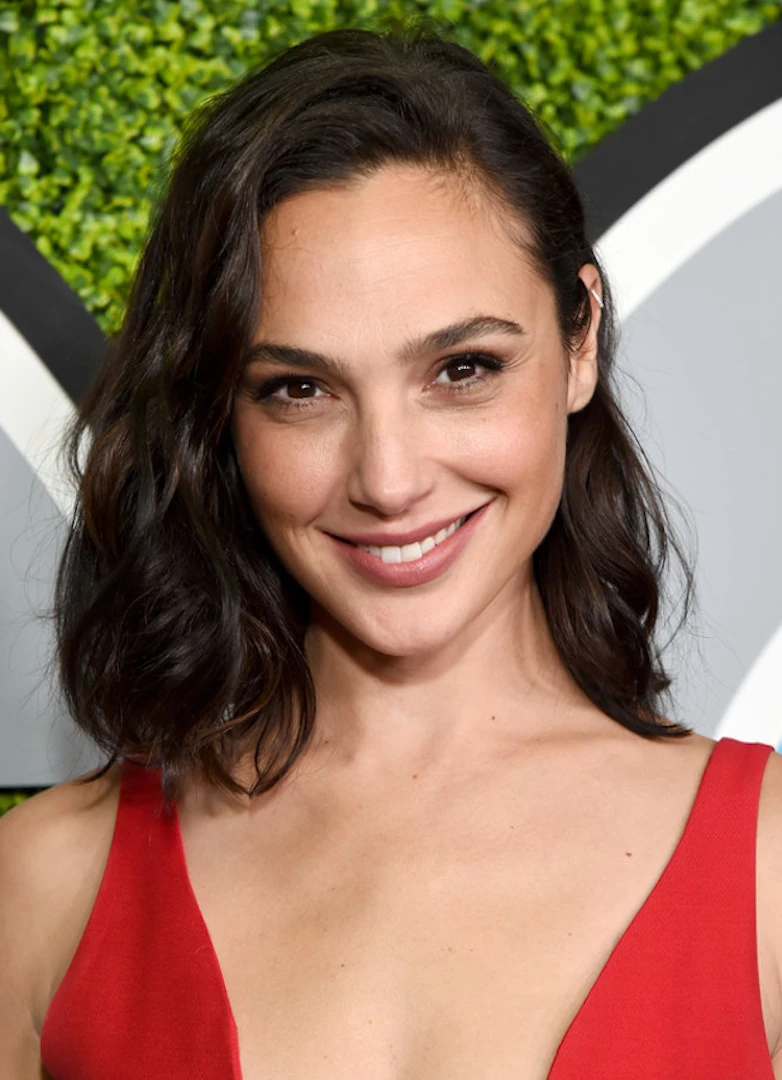
#> input picture images/galgadot.jpg, 782 x 1080 px
$ python GetHairColor.py
#> lines starting #> are read from the running program, lines starting #| are printed output that depends on the picture; after the words box and inside, x2 and y2 are one past the last pixel; in counts of white or black regions, pixels touching at a corner belong together
#> further down, image is the input picture: shape (1080, 782, 3); mean B, G, R 92.8, 114.3, 148.6
# MIT License
# Copyright (c) 2024 Ruth Torres Gallego
#
# Permission is hereby granted, free of charge, to any person obtaining a copy
# of this software and associated documentation files (the "Software"), to deal
# in the Software without restriction, including without limitation the rights
# to use, copy, modify, merge, publish, distribute, sublicense, and/or sell
# copies of the Software, and to permit persons to whom the Software is
# furnished to do so, subject to the following conditions:
#
# The above copyright notice and this permission notice shall be included in all
# copies or substantial portions of the Software.
#
# THE SOFTWARE IS PROVIDED "AS IS", WITHOUT WARRANTY OF ANY KIND, EXPRESS OR
# IMPLIED, INCLUDING BUT NOT LIMITED TO THE WARRANTIES OF MERCHANTABILITY,
# FITNESS FOR A PARTICULAR PURPOSE AND NONINFRINGEMENT. IN NO EVENT SHALL THE
# AUTHORS OR COPYRIGHT HOLDERS BE LIABLE FOR ANY CLAIM, DAMAGES OR OTHER
# LIABILITY, WHETHER IN AN ACTION OF CONTRACT, TORT OR OTHERWISE, ARISING FROM,
# OUT OF OR IN CONNECTION WITH THE SOFTWARE OR THE USE OR OTHER DEALINGS IN THE
# SOFTWARE.

import cv2
import numpy as np

color = (0, 255, 255)
grosor = 2

# Cargar el clasificador Haarcascade para la detección de caras
face_cascade = cv2.CascadeClassifier('../haarcascades/haarcascade_frontalface_default.xml')

# Función para detectar la cara y obtener la región del pelo
def detect_face_and_hair(image):
    img_byn = cv2.cvtColor(image, cv2.COLOR_BGR2GRAY)
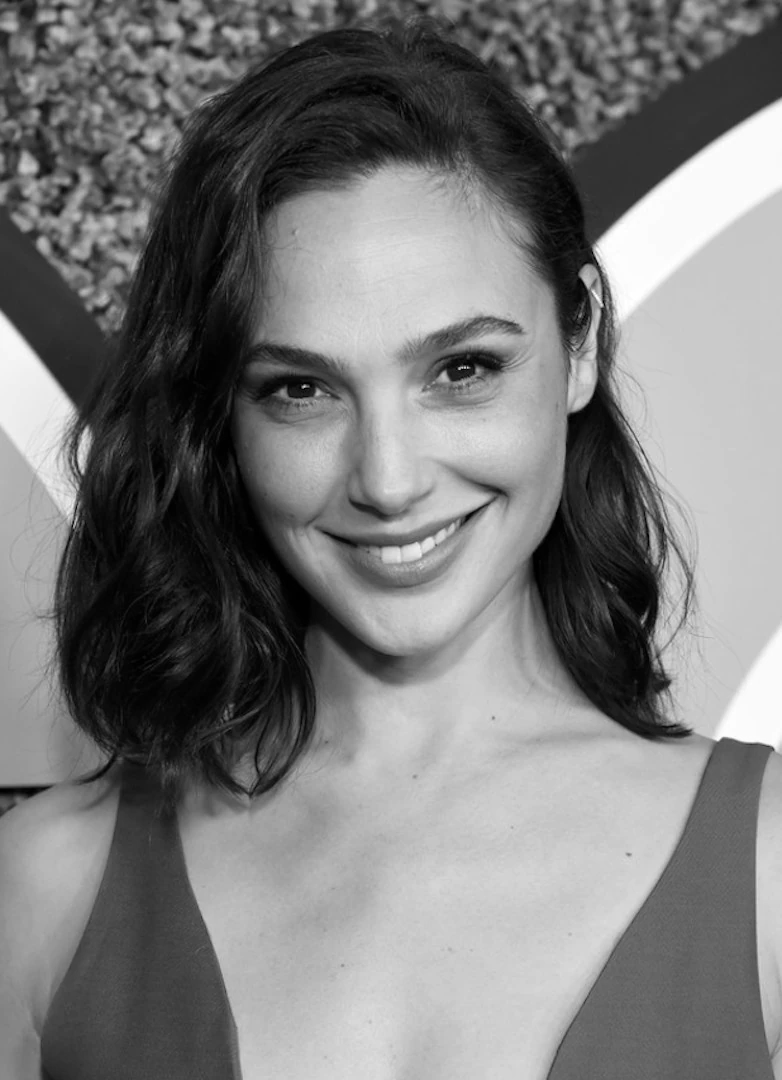
#> img_byn: shape (1080, 782); min 0, max 255, mean 122.1
    caras = face_cascade.detectMultiScale(img_byn)
#> caras = [[19, 816, 83, 83], [174, 217, 427, 427]]
    for (x, y, ancho, alto) in caras:
        # Dibujar un rectángulo alrededor de la cara
        cv2.rectangle(image,(x, y),(x + ancho, y + alto),color, grosor)

        # Definir la región del pelo (por encima de la frente)
        hair_region = image[y-200:y, x:x+ancho]  # Ajusta estos valores según sea necesario
#> this loop made 2 passes
#> pass 1, in detect_face_and_hair, `hair_region = image[y-200:y, x:x+ancho]`:
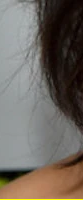
#> hair_region: shape (200, 83, 3); mean B, G, R 95, 102.8, 110.4
#> pass 2, in detect_face_and_hair, `hair_region = image[y-200:y, x:x+ancho]`:
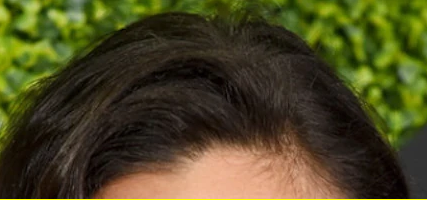
#> hair_region: shape (200, 427, 3); mean B, G, R 33.4, 70, 73.8
#> after the loop:
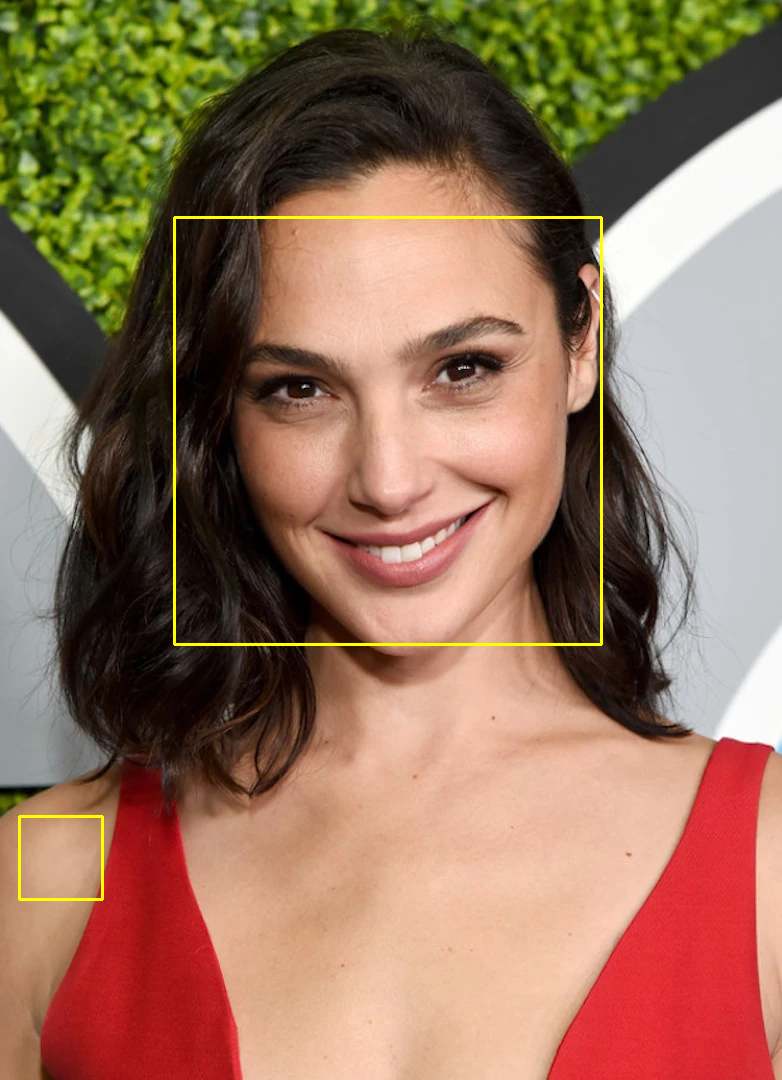
#> image: shape (1080, 782, 3); 0.72% of pixels changed, all inside (x1, y1, x2, y2) = (18, 216, 603, 901)

    cv2.imshow('Imagen completa',image)

    return hair_region

# Función para encontrar el color dominante
def get_dominant_color(image, k=4):
    # Convertir la imagen a un array de píxeles
#> called with k = 4
    pixels = np.float32(image.reshape(-1, 3))

    # Usar K-means para encontrar los colores dominantes
    _, labels, palette = cv2.kmeans(pixels, k, None, (cv2.TERM_CRITERIA_EPS + cv2.TERM_CRITERIA_MAX_ITER, 100, 0.2), 10, cv2.KMEANS_RANDOM_CENTERS)
#> palette = [[114.2, 163.5, 210.5], [27.23, 65.47, 61.96], [33.88, 128.9, 113.1], [17.83, 27.06, 33.21]]

    # Contar la frecuencia de cada color
    _, counts = np.unique(labels, return_counts=True)
#> counts = [8903, 25009, 14680, 36808]

    # Encontrar el color más frecuente
    dominant_color = palette[np.argmax(counts)]
#> dominant_color = [17.83, 27.06, 33.21]

    return dominant_color

def classify_hair_color(hsv):
    # Definir los rangos HSV para diferentes colores de pelo
    colors = {
        "castaño claro": [(10, 50, 50), (30, 255, 255)],
        "castaño oscuro": [(10, 50, 20), (30, 255, 100)],
        "castaño": [(10, 50, 50), (20, 255, 150)],
        "negro": [(0, 0, 0), (180, 255, 50)],
        "rubio": [(20, 50, 150), (40, 255, 255)],
        "pelirrojo": [(0, 50, 50), (10, 255, 255)],
        "canoso": [(0, 0, 50), (180, 50, 255)]
    }

    # Verificar en qué rango de color cae el valor HSV dado
    for color_name, (lower_bound, upper_bound) in colors.items():
        if all(lower_bound[i] <= hsv[i] <= upper_bound[i] for i in range(3)):
            return color_name

    return "otro color"

# Cargar la imagen
#image_path = '../images/persona.jpg'
image_path = '../images/galgadot.jpg'
image = cv2.imread(image_path)

# Detectar la cara y obtener la región del pelo
hair_region = detect_face_and_hair(image)

if hair_region is not None:
    # Encontrar el color dominante en la región del pelo
    dominant_color = get_dominant_color(hair_region)
#> dominant_color = [17.83, 27.06, 33.21]

    # Quitar los decimales de los números
    bgr = [int(num) for num in dominant_color]
#> bgr = [17, 27, 33]

    # Convertir el color BGR a HSV
    hsv = cv2.cvtColor(np.uint8([[bgr]]), cv2.COLOR_BGR2HSV)[0][0]
#> hsv = [19, 124, 33]
    hair_color = classify_hair_color(hsv)
#> hair_color = 'castaño oscuro'

    # Mostrar el color dominante
    print("Color de pelo (BGR):", hair_color, " ",bgr)
#| Color de pelo (BGR): castaño oscuro   [17, 27, 33]
    img = np.ones((300, 300, 3), np.uint8)*255
    img [:] = bgr  # Color RGB
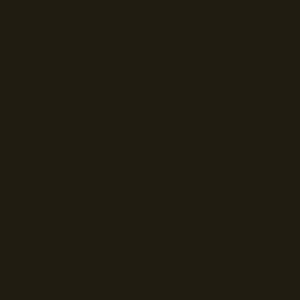
#> img: shape (300, 300, 3); mean of channels 0, 1, 2 17, 27, 33; drawn as B, G, R
    cv2.imshow('Imagen color', img)

    # Mostrar la imagen con la región del pelo marcada
    cv2.imshow('Hair Region', hair_region)
    cv2.waitKey(0)
    cv2.destroyAllWindows()
else:
    print("No se detectó ninguna cara en la imagen.")
